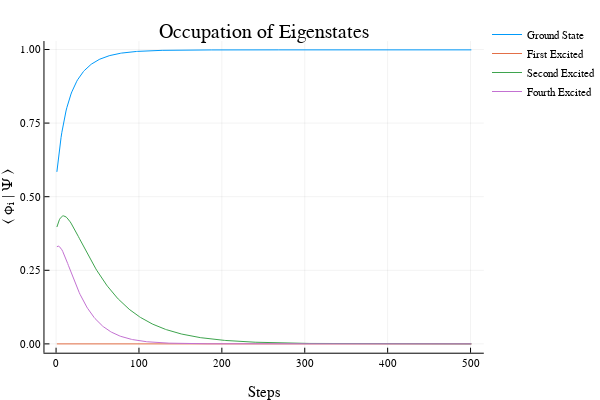

The notebook cell this image was saved under:
### Markdown cell above
Here we look at how the state converges to the ground state by dissipating out higher energy states.  

We start with an even ground state, so any odd eigenstates will have no occupation in the beginning. As the state evolves, the odd eigenstates will never have any occupation, as that quantity can't climb from zero.  That's why the 1st excited state remains zero for all steps.  This highlights the importance of a good first guess, though numerical error might save the day if the ground state wasn't present in our starting state.

The higher the energy of the state, the faster it will decay.  We even see that the Second Excited State increases in occupation for a short while in the beginning as the higher energy states rapidly disappear.

### Code cell
plot(c,label="Ground State")
plot!(c1,label="First Excited")
plot!(c2,label="Second Excited")
plot!(c4,label="Fourth Excited")

plot!(xlabel="Steps",ylabel="⟨ ϕᵢ | Ψ ⟩",
    title="Occupation of Eigenstates")

### Figure 1 — Plotly figure (JSON) as saved in the notebook; plotly's stock layout.template omitted (floating-point values rounded to 4 significant figures; data arrays with more than 128 entries replaced by an {"elided": "..."} marker saying what was removed)
{"data": [{"colorbar": {"title": ""}, "hoverinfo": "text", "legendgroup": "Ground State", "line": {"color": "rgba(0, 154, 250, 1.000)", "dash": "solid", "shape": "linear", "width": 1}, "mode": "lines", "name": "Ground State", "showlegend": true, "text": {"elided": "501 null values"}, "type": "scatter", "x": {"elided": "501 int values"}, "xaxis": "x1", "y": {"elided": "501 float values"}, "yaxis": "y1", "zmax": null, "zmin": null}, {"colorbar": {"title": ""}, "hoverinfo": "text", "legendgroup": "First Excited", "line": {"color": "rgba(227, 111, 71, 1.000)", "dash": "solid", "shape": "linear", "width": 1}, "mode": "lines", "name": "First Excited", "showlegend": true, "text": {"elided": "501 null values"}, "type": "scatter", "x": {"elided": "501 int values"}, "xaxis": "x1", "y": {"elided": "501 float values"}, "yaxis": "y1", "zmax": null, "zmin": null}, {"colorbar": {"title": ""}, "hoverinfo": "text", "legendgroup": "Second Excited", "line": {"color": "rgba(62, 164, 78, 1.000)", "dash": "solid", "shape": "linear", "width": 1}, "mode": "lines", "name": "Second Excited", "showlegend": true, "text": {"elided": "501 null values"}, "type": "scatter", "x": {"elided": "501 int values"}, "xaxis": "x1", "y": {"elided": "501 float values"}, "yaxis": "y1", "zmax": null, "zmin": null}, {"colorbar": {"title": ""}, "hoverinfo": "text", "legendgroup": "Fourth Excited", "line": {"color": "rgba(195, 113, 210, 1.000)", "dash": "solid", "shape": "linear", "width": 1}, "mode": "lines", "name": "Fourth Excited", "showlegend": true, "text": {"elided": "501 null values"}, "type": "scatter", "x": {"elided": "501 int values"}, "xaxis": "x1", "y": {"elided": "501 float values"}, "yaxis": "y1", "zmax": null, "zmin": null}], "layout": {"annotations": [{"font": {"color": "rgba(0, 0, 0, 1.000)", "family": "sans-serif", "size": 20}, "rotation": 0, "showarrow": false, "text": "Occupation of Eigenstates", "x": 0.5424, "xanchor": "center", "xref": "paper", "y": 1, "yanchor": "top", "yref": "paper"}], "height": 400, "legend": {"bgcolor": "rgba(255, 255, 255, 1.000)", "bordercolor": "rgba(0, 0, 0, 1.000)", "font": {"color": "rgba(0, 0, 0, 1.000)", "family": "sans-serif", "size": 11}, "tracegroupgap": 0, "x": 1, "y": 1}, "margin": {"b": 20, "l": 0, "r": 0, "t": 20}, "paper_bgcolor": "rgba(255, 255, 255, 1.000)", "plot_bgcolor": "rgba(255, 255, 255, 1.000)", "showlegend": true, "width": 600, "xaxis": {"anchor": "y1", "domain": [0.09128, 0.9934], "gridcolor": "rgba(0, 0, 0, 0.100)", "gridwidth": 0.5, "linecolor": "rgba(0, 0, 0, 1.000)", "mirror": false, "range": [-14, 516], "showgrid": true, "showline": true, "showticklabels": true, "tickangle": 0, "tickcolor": "rgb(0, 0, 0)", "tickfont": {"color": "rgba(0, 0, 0, 1.000)", "family": "sans-serif", "size": 11}, "tickmode": "array", "ticks": "inside", "ticktext": ["0", "100", "200", "300", "400", "500"], "tickvals": [0, 100, 200, 300, 400, 500], "title": "Steps", "titlefont": {"color": "rgba(0, 0, 0, 1.000)", "family": "sans-serif", "size": 15}, "type": "-", "visible": true, "zeroline": false, "zerolinecolor": "rgba(0, 0, 0, 1.000)"}, "yaxis": {"anchor": "x1", "domain": [0.07581, 0.9415], "gridcolor": "rgba(0, 0, 0, 0.100)", "gridwidth": 0.5, "linecolor": "rgba(0, 0, 0, 1.000)", "mirror": false, "range": [-0.02996, 1.029], "showgrid": true, "showline": true, "showticklabels": true, "tickangle": 0, "tickcolor": "rgb(0, 0, 0)", "tickfont": {"color": "rgba(0, 0, 0, 1.000)", "family": "sans-serif", "size": 11}, "tickmode": "array", "ticks": "inside", "ticktext": ["0.00", "0.25", "0.50", "0.75", "1.00"], "tickvals": [0, 0.25, 0.5, 0.75, 1], "title": "⟨ ϕᵢ | Ψ ⟩", "titlefont": {"color": "rgba(0, 0, 0, 1.000)", "family": "sans-serif", "size": 15}, "type": "-", "visible": true, "zeroline": false, "zerolinecolor": "rgba(0, 0, 0, 1.000)"}}}
